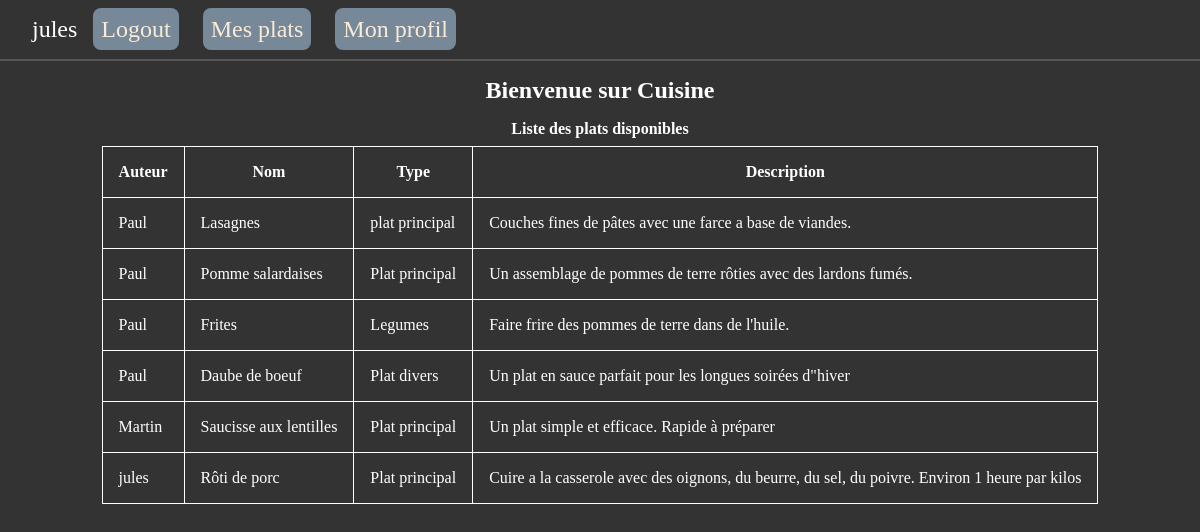
Page / (signed in) on the committed database.
### tables this page shows
CREATE TABLE `plats` (
    `id_plat` INT NOT NULL AUTO_INCREMENT,
    `nom` VARCHAR(150) NOT NULL,
    `type` VARCHAR(100) NOT NULL,
    `description` TEXT,
    `id_cuisinier` INT DEFAULT NULL,
    `id_categorie` INT DEFAULT NULL,
    PRIMARY KEY (`id_plat`),
    CONSTRAINT `plats_ibfk_cuisinier` FOREIGN KEY (`id_cuisinier`) REFERENCES `cuisiniers` (`id_cuisinier`) ON DELETE SET NULL,
    CONSTRAINT `plats_ibfk_categierie` FOREIGN KEY (`id_categorie`) REFERENCES `categories` (`id_categorie`) ON DELETE SET NULL
);

CREATE TABLE `cuisiniers` (
    `id_cuisinier` INT NOT NULL AUTO_INCREMENT,
    `nom` VARCHAR(100) NOT NULL,
    `specialite` VARCHAR(100) DEFAULT NULL,
    `email` VARCHAR(150) UNIQUE NOT NULL,
    `password` VARCHAR(255) NOT NULL,
    `avatar` VARCHAR(255) DEFAULT NULL,
    PRIMARY KEY (`id_cuisinier`)
);

### index.php (called while the page is built, shortened)
<?php
require("./include/pdo.php");
require("./include/auths.php");
require("./include/plats.php");
$allowedPages = [
    "home" => "./views/home.php",
    "register" => "./views/register.php",
    "login" => "./views/login.php",
    "logout" => "./views/logout.php",
    "profil" => "./views/profil.php",
    "plats" => "./views/plats.php",
    "addplats" => "./views/addplats.php",
    "editplats" => "./views/editplats.php",
    "delplats" => "./views/delplats.php"
];
$pageUrl = $allowedPages['home'];
require($pageUrl);

### include/plats.php (called while the page is built, shortened)
<?php
function getAllPlats($pdo) {
    $sql = "SELECT * FROM plats";
    $stmt = $pdo->prepare($sql);
    $state = $stmt->execute();
    if ($state) {
        $plats = $stmt->fetchAll();
        return $plats;
    }
    return [];
}

### include/auths.php (called while the page is built, shortened)
<?php
function getCuisinierById($pdo, $idCuisinier)
{
    $sql = "SELECT * FROM cuisiniers WHERE id_cuisinier = :id_cuisinier";
    $stmt = $pdo->prepare($sql);
    $state = $stmt->execute([":id_cuisinier" => $idCuisinier]);
    $cuisinier = $stmt->fetch();
    return $cuisinier;
}

### views/home.php (the view)
<?php
$plats = getAllPlats($pdo);
?>
<?php
require("./views/partials/head.php");
?>
<h1 class="title">Bienvenue sur Cuisine</h1>
<h2 class="subtitle">Liste des plats disponibles</h1>
<table>
    <thead>
        <tr>
            <th>Auteur</th>
            <th>Nom</th>
            <th>Type</th>
            <th>Description</th>
        </tr>
    </thead>
    <tbody>
        <?php foreach ($plats as $plat) { ?>
            <tr>
                <td><?= getCuisinierById($pdo, $plat["id_cuisinier"])['nom'] ?></td>
                <td><?= $plat["nom"] ?></td>
                <td><?= $plat["type"] ?></td>
                <td><?= $plat["description"] ?></td>
            </tr>
        <? } ?>
    </tbody>
</table>

### assets/css/style.css (style rules this page uses)
* { margin: 0; padding: 0; box-sizing: border-box; }
.title { font-size: 1.5rem; text-align: center; margin: 1rem 0; }
.subtitle { text-align: center; font-size: 1rem; margin: 0.5rem 0; }
table, th, td { border: 1px solid; }
td, th { padding: 1rem; }

### rows in the picture
plats: id_cuisinier.nom "Paul", nom "Lasagnes", type "plat principal", description "Couches fines de pâtes avec une farce a base de viandes."
plats: id_cuisinier.nom "Paul", nom "Pomme salardaises", type "Plat principal", description "Un assemblage de pommes de terre rôties avec des lardons fumés."
plats: id_cuisinier.nom "Paul", nom "Frites", type "Legumes", description "Faire frire des pommes de terre dans de l'huile."
plats: id_cuisinier.nom "Paul", nom "Daube de boeuf", type "Plat divers", description "Un plat en sauce parfait pour les longues soirées d\"hiver"
plats: id_cuisinier.nom "Martin", nom "Saucisse aux lentilles", type "Plat principal", description "Un plat simple et efficace. Rapide à préparer"
plats: id_cuisinier.nom "jules", nom "Rôti de porc", type "Plat principal", description "Cuire a la casserole avec des oignons, du beurre, du sel, du poivre. Environ 1 heure par kilos"

### other values in the picture
$_SESSION["name"] "jules"
